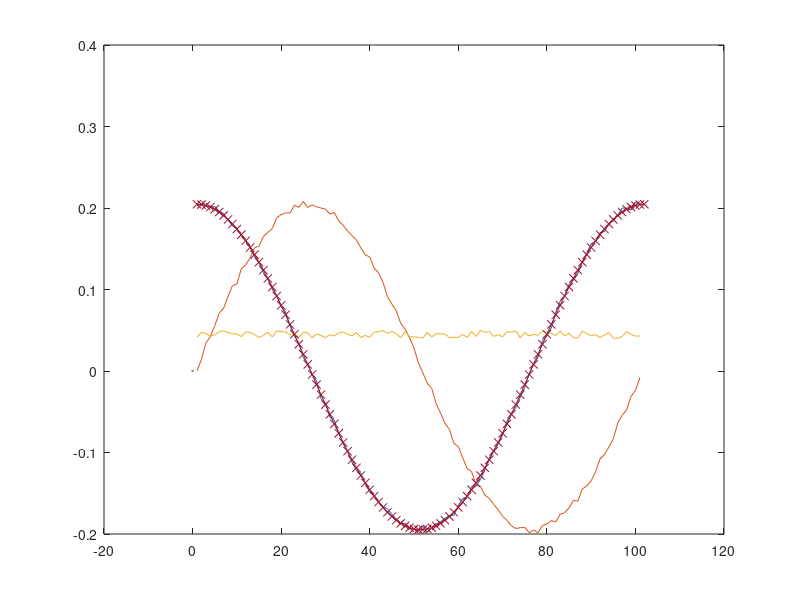

Reproduce this figure in MATLAB. (Note: this script raises an error after producing the figure.)
clc; close all; clear;
%%

% Noack system
% f=[mu*u-v*g-w*u;
%     mu*v+u/g-v*w;
%     -w+u^2+v^2*g*g];

clc; clear; close all;
%
%parms
mu=0.04; r=sqrt(mu); gm=1; %gamma
neq=3; np=100; np=np+2;

%init
t=0:2*pi/(np-1):2*pi; u=r*cos(t); v=r*sin(t)/gm; w=r^2*ones(1,length(t));
T=2*pi; x=u; y=v; z=w;

X=[x(1:end-1)',y(1:end-1)',z(1:end-1)'];
X=X+rand(size(X))*1e-2;

%%

z=fft(X); nt=31;
arr=[1:nt]; a1=arr; arr=[arr,length(z)-fliplr(arr(1:end-1))+1];
zcut=z*0; zcut(arr,:)=z(arr,:);
X2=ifft(zcut);

close all;
plot(X); hold on;
plot(X2); hold on;
%
z1=zcut(a1,:)./(np-1);
om=2*pi/T;
an=angle(sum(z1(2,1))); %this could be better
z1=z1.*exp(-an*1i*[0:nt-1]');
angle(sum(z1(:,1)))
% zcut(arr,:)=zcut(arr,:).*exp(an*1i*[arr-1]');
% X3=ifft(zcut);
% plot(X3); hold on;
% x=real(z1(1,1)+z1(2,1)*exp(i*om*t)+z1(3,1)*exp(2*i*om*t)+z1(2,1)'*exp(-i*om*t)+z1(3,1)'*exp(-2*i*om*t));
x=real(z1(1,1)+z1(2,1)*exp(1i*om*t)+z1(2,1)'*exp(-1i*om*t));
plot(x,'-x')
%
% z1=zcut(a1,:);
u=[reshape(real(z1.'),[3*nt,1]);reshape(imag(z1.'),[3*nt,1])];
u(nt*3*2+1)=om;
u0=u;
%
%
for i=1:15
[g,jac]=calculateRhsAndJac(3,nt,u);
u=u-jac\g';
fprintf("it: %d \t norm(rhs): %4.2e\n",i,norm(g))
end

%% stability

j2=jac(1:end-1,1:end-1);
[evc,evs]=eig(full(j2)); evs=diag(evs);
%%
close all;
plot(evs,'x'); grid on; 
text(real(evs),imag(evs),num2str([1:length(evs)]')); 
% w maire ok z fd

%% new method - remap to half mode
nt2=(nt-1)*2+1;
u2=[]; u2(nt2*3*2+1)=om/2;

z=reshape(u(1:(end-1)/2),[3,nt])'+1i*reshape(u((end-1)/2+1:(end-1)),[3,nt])';
z2=reshape(u2(1:(end-1)/2),[3,nt2])'+1i*reshape(u2((end-1)/2+1:(end-1)),[3,nt2])';

z2(1:2:end,:)=z;

u2(1:end-1)=[real(reshape(z2.',[nt2*3,1])); imag(reshape(z2.',[nt2*3,1]))]; u2=u2.';
% u2 should solve g

[g,jac]=calculateRhsAndJac(3,nt2,u2); norm(g)

j2hm=jac(1:end-1,1:end-1);
[evc2,evs2]=eig(full(j2hm)); evs2=diag(evs2);

%%
clf;
plot(evs,'x'); grid on;
hold on; plot(evs2,'+'); grid on;
% text(real(evs2),imag(evs2),num2str([1:length(evs2)]')); 

%%
ll=mod(floor((0:nt2*3-1)./3),2);
ll2=[ll,ll];
% b=zeros(length(evs2)); b(4:6,4:6)=eye(3);
b=diag(ll2);
%
% 
% [evc3,evs3]=eig(full(j2hm),b); evs3=diag(evs3); plot(evs3,'sq'); grid on;
% [evc3,evs3]=eig(full(j2hm-b*j2hm+b),b); evs3=diag(evs3); plot(evs3,'sq'); grid on;



%
% spy(j2hm-b*j2hm+b);
% spy(b)
% 
% grid on; set(gca,"XTick",[1:3:nt2*3*2]);set(gca,"YTick",[1:3:nt2*3*2])

%
l3=zeros(3,nt2*2); l3(1,1:nt2)=ones(1,nt2)*2-mod([0:nt2-1],2)*4; l3(1,1)=1; l31=reshape(l3,[3*nt2*2,1])';
l3=zeros(3,nt2*2); l3(2,1:nt2)=ones(1,nt2)*2-mod([0:nt2-1],2)*4; l3(2,1)=1; l32=reshape(l3,[3*nt2*2,1])';
l3=zeros(3,nt2*2); l3(3,1:nt2)=ones(1,nt2)*2-mod([0:nt2-1],2)*4; l3(3,1)=1; l33=reshape(l3,[3*nt2*2,1])';

l3=zeros(3,nt2*2); l3(1,1:nt2)=ones(1,nt2)*2; l3(1,1)=1; r31=reshape(l3,[3*nt2*2,1])';
l3=zeros(3,nt2*2); l3(2,1:nt2)=ones(1,nt2)*2; l3(2,1)=1; r32=reshape(l3,[3*nt2*2,1])';
l3=zeros(3,nt2*2); l3(3,1:nt2)=ones(1,nt2)*2; l3(3,1)=1; r33=reshape(l3,[3*nt2*2,1])';

%
jmod=j2hm;%-b*j2hm+b;
jmod(4,:)=l31;
jmod(5,:)=l32;
jmod(6,:)=l33;

bmod=jmod*0;
bmod(4,:)=r31;
bmod(5,:)=r32;
bmod(6,:)=r33;

%
[evc,evs]=eig(full(jmod),full(bmod)); evs=diag(evs); b=abs(evs)<Inf; evs=evs(b); evc=evc(:,b);

%%
% close all;
clf;

up=u2; ntp=nt2;
zp=reshape(up(1:(end-1)/2),[3,ntp])'+1i*reshape(up((end-1)/2+1:(end-1)),[3,ntp])';
xp=ifft([zp;conj(flipud(zp(2:end,:)))])*((length(zp)-1)*2+1);xp=real(xp);
plot3(xp(:,1),xp(:,2),xp(:,3)); grid on; hold on; xpb=xp;

up=[evc(:,3);0]; ntp=nt2;
zp=reshape(up(1:(end-1)/2),[3,ntp])'+1i*reshape(up((end-1)/2+1:(end-1)),[3,ntp])';
xp=ifft([zp;conj(flipud(zp(2:end,:)))])*((length(zp)-1)*2+1);xp=real(xp);
plot3(xp(:,1),xp(:,2),xp(:,3)); grid on; xpp=xp;

%% not trzeba to przemyslec
